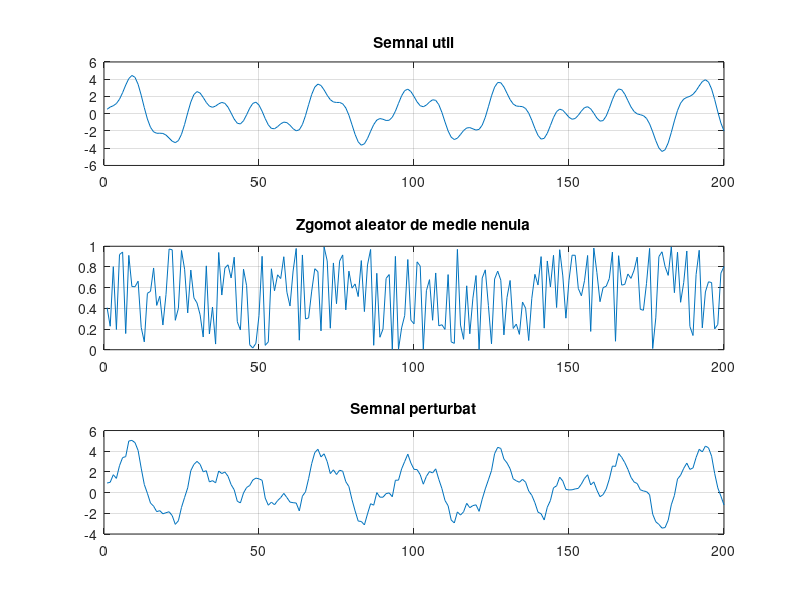
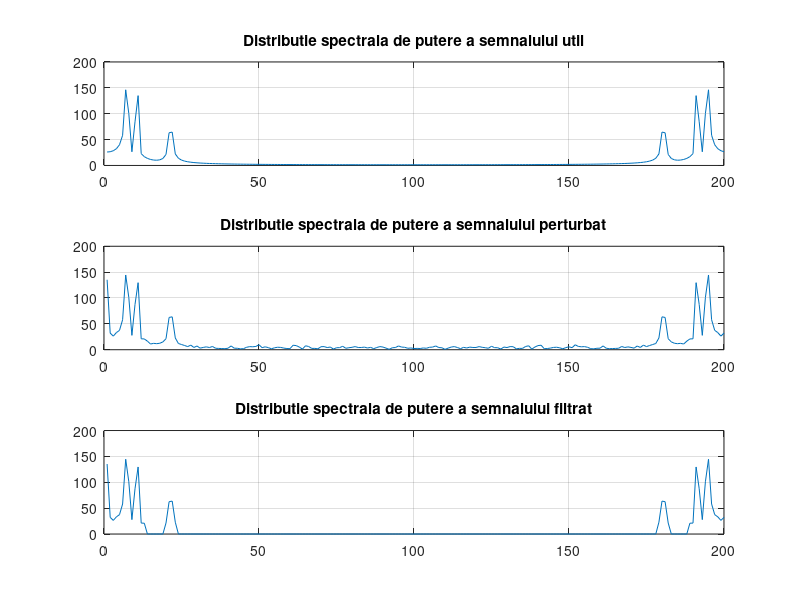
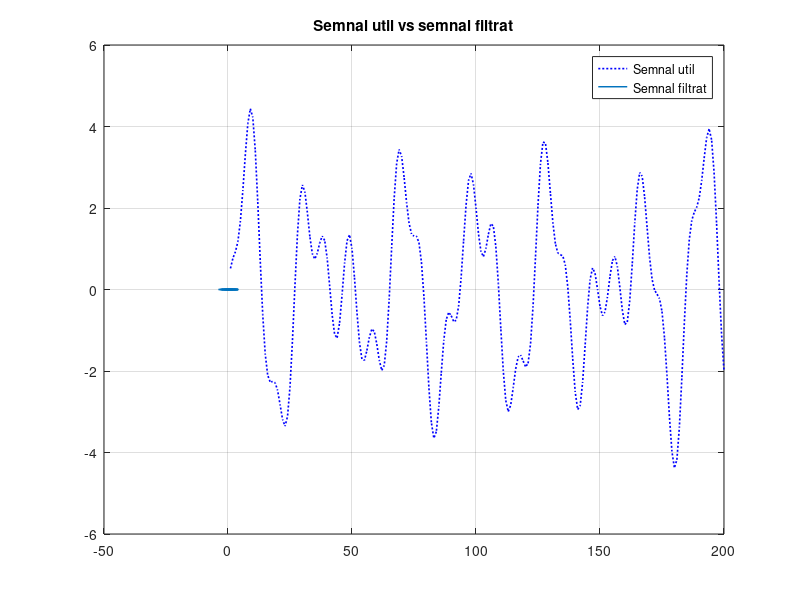

Here is the MATLAB script that generated these plots, in order:
%Semnal dat:
t=1:200;
q=2*sin(t*13*pi/200)-cos(t*20*pi/200)+sin(t*17*pi/200)+cos(t*41*pi/200);
figure
subplot(3,1,1)
plot(t,q); 
title('Semnal util'); 
grid on

%zgomot aleator de medie nenula 
p=rand(1,200);
subplot(3,1,2)
plot(p)
title('Zgomot aleator de medie nenula')
grid on

%semnal perturbat
fp=q+p;
subplot(3,1,3)
plot(t,fp)
title('Semnal perturbat')
grid on

%Aflarea distributiei spectrale de putere
%trasformata fourier rapida
TFR_fp=fft(fp);
TFR_q=fft(q);

%vectorul distributie
DSP_fp=abs(TFR_fp);
DSP_q=abs(TFR_q);
figure
subplot(3,1,1)
plot(DSP_q)
grid on
title("Distributie spectrala de putere a semnalului util");

subplot(3,1,2)
plot(DSP_fp)
grid on
title("Distributie spectrala de putere a semnalului perturbat");

%construirea unui nou semnal filtrat
g=zeros(1,length(TFR_fp));
coeff=17;
for k=1:200
    if DSP_fp(k) > coeff
        g(k)=TFR_fp(k);
    else
        g(k)=0;
    end
end

%reprezentarea distributiei spectrale
subplot(3,1,3)
plot(abs(g)) 
grid on
title("Distributie spectrala de putere a semnalului filtrat")

%construirea semnalului filtrat prin inversa TFR
sf=ifft(g);
figure
plot(q,':b','LineWidth',1.2)
hold on
plot(sf,'LineWidth',1.05)
grid on
title("Semnal util vs semnal filtrat")
legend("Semnal util","Semnal filtrat")

%corelatia dintre semnalul util si cel filtrat
cor=xcorr(q,sf,0,'coeff')

